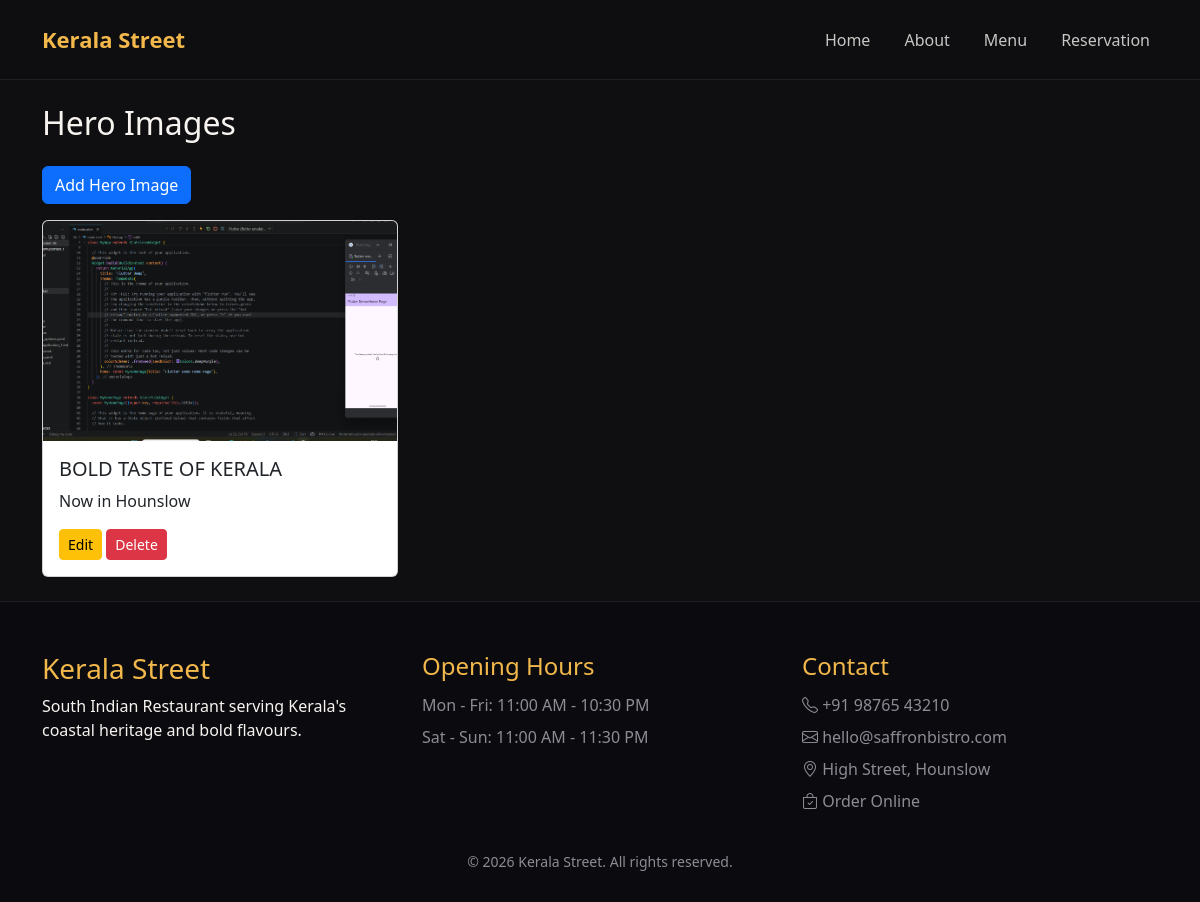
The page /admin_hero/ on the database its author committed.
### hotel/models.py (models this page shows, shortened)
class HeroImage(models.Model):
    image = models.ImageField(upload_to='hero_images/')
    headline = models.CharField(max_length=200)
    subheadline = models.CharField(max_length=200, blank=True)

### admin_app/views.py (the view)
# urls.py: path('admin_hero/', views.admin_hero_list, name='admin_hero_list'),
def admin_hero_list(request):
    images = HeroImage.objects.all()
    return render(request, 'admin_hero_list.html', {'images': images})

### templates/admin_hero_list.html (shortened to what this page needs)
{% load static %}
{% include 'header.html' %}
<div class="container mt-4">
    <h2 class="mb-4">Hero Images</h2>
    <a href="{% url 'admin_hero_add' %}" class="btn btn-primary mb-3">Add Hero Image</a>
    <div class="row">
        {% for image in images %}
        <div class="col-md-4 mb-4">
            <div class="card h-100">
                <img src="{{ image.image.url }}" class="card-img-top" alt="Hero Image" style="height:220px;object-fit:cover;">
                <div class="card-body">
                    <h5 class="card-title">{{ image.title|default:image.headline }}</h5>
                    <p class="card-text">{{ image.subtitle|default:image.subheadline }}</p>
                    <a href="{% url 'admin_hero_edit' image.id %}" class="btn btn-sm btn-warning">Edit</a>
                    <a href="{% url 'admin_hero_delete' image.id %}" class="btn btn-sm btn-danger" onclick="return confirm('Delete this hero image?');">Delete</a>
                </div>
            </div>
        </div>
        {% empty %}
        <div class="col-12">
            <div class="alert alert-info">No hero images found.</div>
        </div>
        {% endfor %}
    </div>
</div>
{% include 'footer.html' %}

### static/css/style.css (style rules this page uses)
:root { --bg: #0f0f12; --surface: #17171c; --muted: #8c8c95; --text: #f7f4f0; --accent: #f2b84b; --accent-2: #ff7e6b; --border: rgba(255, 255, 255, 0.08); }
* { box-sizing: border-box; }
body { font-family: "Segoe UI", Tahoma, Geneva, Verdana, sans-serif; background: var(--bg); color: var(--text); margin: 0; }
a { color: inherit; text-decoration: none; }
img { max-width: 100%; display: block; }

### rows shown on the page
HeroImage: image (picture), title "BOLD TASTE OF KERALA", subtitle "Now in Hounslow"
